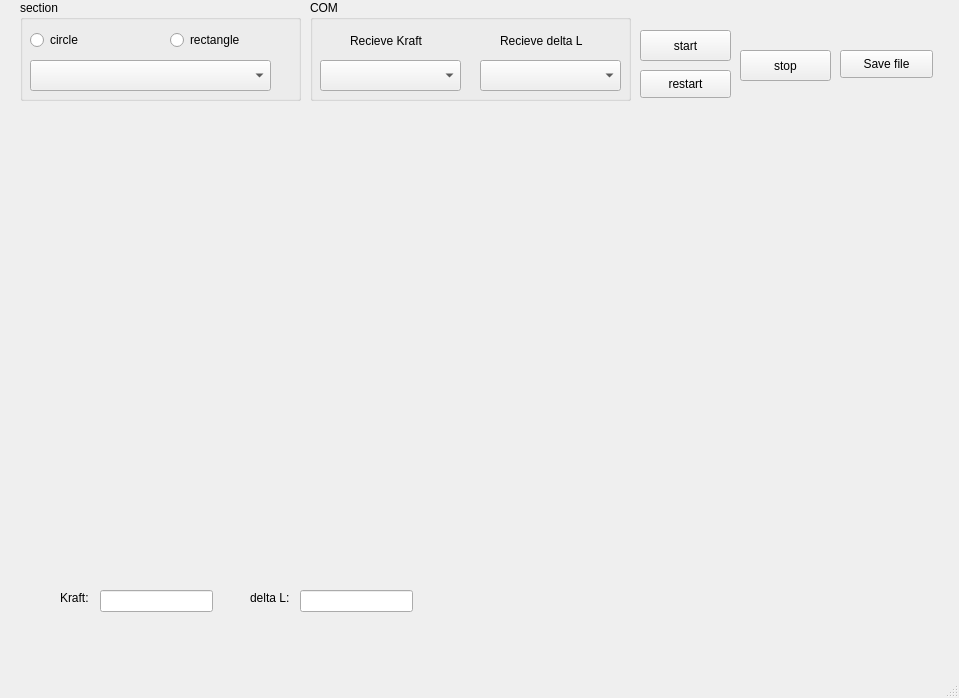
<?xml version="1.0" encoding="UTF-8"?>
<ui version="4.0">
 <class>MainWindow</class>
 <widget class="QMainWindow" name="MainWindow">
  <property name="geometry">
   <rect>
    <x>0</x>
    <y>0</y>
    <width>959</width>
    <height>698</height>
   </rect>
  </property>
  <property name="windowTitle">
   <string>MainWindow</string>
  </property>
  <widget class="QWidget" name="centralwidget">
   <widget class="QCustomPlot" name="plot" native="true">
    <property name="geometry">
     <rect>
      <x>20</x>
      <y>110</y>
      <width>911</width>
      <height>461</height>
     </rect>
    </property>
   </widget>
   <widget class="QPushButton" name="pushButton">
    <property name="geometry">
     <rect>
      <x>640</x>
      <y>30</y>
      <width>91</width>
      <height>31</height>
     </rect>
    </property>
    <property name="text">
     <string>start</string>
    </property>
   </widget>
   <widget class="QPushButton" name="pushButton_2">
    <property name="geometry">
     <rect>
      <x>740</x>
      <y>50</y>
      <width>91</width>
      <height>31</height>
     </rect>
    </property>
    <property name="text">
     <string>stop</string>
    </property>
   </widget>
   <widget class="QLineEdit" name="lineEdit">
    <property name="geometry">
     <rect>
      <x>100</x>
      <y>590</y>
      <width>113</width>
      <height>22</height>
     </rect>
    </property>
   </widget>
   <widget class="QLineEdit" name="lineEdit_2">
    <property name="geometry">
     <rect>
      <x>300</x>
      <y>590</y>
      <width>113</width>
      <height>22</height>
     </rect>
    </property>
   </widget>
   <widget class="QLabel" name="label">
    <property name="geometry">
     <rect>
      <x>60</x>
      <y>590</y>
      <width>31</width>
      <height>16</height>
     </rect>
    </property>
    <property name="text">
     <string>Kraft:</string>
    </property>
   </widget>
   <widget class="QLabel" name="label_2">
    <property name="geometry">
     <rect>
      <x>250</x>
      <y>590</y>
      <width>55</width>
      <height>16</height>
     </rect>
    </property>
    <property name="text">
     <string>delta L:</string>
    </property>
   </widget>
   <widget class="QPushButton" name="pushButton_3">
    <property name="geometry">
     <rect>
      <x>840</x>
      <y>50</y>
      <width>93</width>
      <height>28</height>
     </rect>
    </property>
    <property name="text">
     <string>Save file</string>
    </property>
   </widget>
   <widget class="QPushButton" name="pushButton_4">
    <property name="geometry">
     <rect>
      <x>640</x>
      <y>70</y>
      <width>91</width>
      <height>28</height>
     </rect>
    </property>
    <property name="text">
     <string>restart</string>
    </property>
   </widget>
   <widget class="QGroupBox" name="groupBox">
    <property name="geometry">
     <rect>
      <x>310</x>
      <y>0</y>
      <width>321</width>
      <height>101</height>
     </rect>
    </property>
    <property name="title">
     <string>COM</string>
    </property>
    <widget class="QLabel" name="label_4">
     <property name="geometry">
      <rect>
       <x>190</x>
       <y>30</y>
       <width>101</width>
       <height>21</height>
      </rect>
     </property>
     <property name="text">
      <string>Recieve delta L</string>
     </property>
    </widget>
    <widget class="QComboBox" name="comboBox_2">
     <property name="geometry">
      <rect>
       <x>170</x>
       <y>60</y>
       <width>141</width>
       <height>31</height>
      </rect>
     </property>
    </widget>
    <widget class="QComboBox" name="comboBox">
     <property name="geometry">
      <rect>
       <x>10</x>
       <y>60</y>
       <width>141</width>
       <height>31</height>
      </rect>
     </property>
    </widget>
    <widget class="QLabel" name="label_3">
     <property name="geometry">
      <rect>
       <x>40</x>
       <y>30</y>
       <width>101</width>
       <height>21</height>
      </rect>
     </property>
     <property name="text">
      <string>Recieve Kraft</string>
     </property>
    </widget>
   </widget>
   <widget class="QGroupBox" name="groupBox_2">
    <property name="geometry">
     <rect>
      <x>20</x>
      <y>0</y>
      <width>281</width>
      <height>101</height>
     </rect>
    </property>
    <property name="title">
     <string>section</string>
    </property>
    <widget class="QRadioButton" name="radioButton">
     <property name="geometry">
      <rect>
       <x>10</x>
       <y>30</y>
       <width>95</width>
       <height>20</height>
      </rect>
     </property>
     <property name="text">
      <string>circle</string>
     </property>
    </widget>
    <widget class="QRadioButton" name="radioButton_2">
     <property name="geometry">
      <rect>
       <x>150</x>
       <y>30</y>
       <width>95</width>
       <height>20</height>
      </rect>
     </property>
     <property name="text">
      <string>rectangle</string>
     </property>
    </widget>
    <widget class="QComboBox" name="comboBox_3">
     <property name="geometry">
      <rect>
       <x>10</x>
       <y>60</y>
       <width>241</width>
       <height>31</height>
      </rect>
     </property>
    </widget>
   </widget>
  </widget>
  <widget class="QMenuBar" name="menubar">
   <property name="geometry">
    <rect>
     <x>0</x>
     <y>0</y>
     <width>959</width>
     <height>26</height>
    </rect>
   </property>
  </widget>
  <widget class="QStatusBar" name="statusbar"/>
 </widget>
 <customwidgets>
  <customwidget>
   <class>QCustomPlot</class>
   <extends>QWidget</extends>
   <header>qcustomplot.h</header>
   <container>1</container>
  </customwidget>
 </customwidgets>
 <resources/>
 <connections/>
</ui>
